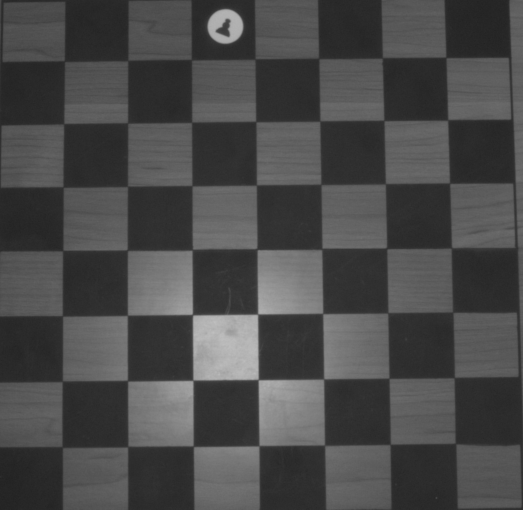
#> input picture training/cropped_grayscale.png, 1046 x 1019 px, found by its file name (shown at 1/2 size)
$ python smth.py
#> lines starting #> are read from the running program, lines starting #| are printed output that depends on the picture; after the words box and inside, x2 and y2 are one past the last pixel; in counts of white or black regions, pixels touching at a corner belong together
import cv2
import numpy as np

def preprocess_image(image_path):
    # Load image
#> called with image_path = 'training/cropped_grayscale.png'
    image = cv2.imread(image_path, cv2.IMREAD_GRAYSCALE)
#> image is the input picture: shape (1019, 1046); min 32, max 192, mean 73.3
    return image

def find_black_gray_squares(gray):
    # Define grayscale ranges for black and gray
    lower_black = 0
    upper_black = 50

    lower_gray = 50
    upper_gray = 500

    # Create mask for black in the grayscale image
    mask_black = cv2.inRange(gray, lower_black, upper_black)
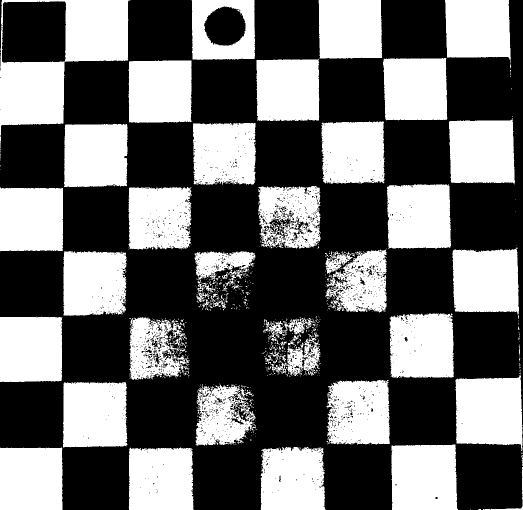
#> mask_black: shape (1019, 1046) (shown at 1/2 size); 42.2% white; 645 white regions (577 under 20 px), largest, box (x1, y1, x2, y2) and area: (0, 0, 261, 296) 32105, (911, 749, 1045, 902) 17278, (783, 889, 916, 1019) 16567

    # Create mask for gray in the grayscale image
    mask_gray = cv2.inRange(gray, lower_gray, upper_gray)
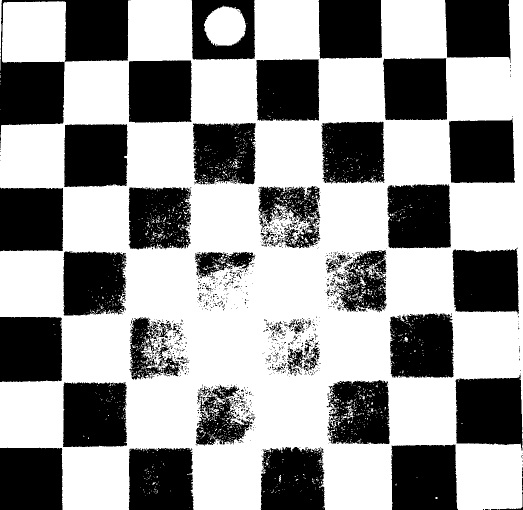
#> mask_gray: shape (1019, 1046) (shown at 1/2 size); 60.1% white; 1022 black regions (938 under 20 px), largest, box (x1, y1, x2, y2) and area: (0, 0, 257, 296) 31929, (911, 749, 1045, 901) 17113, (783, 889, 916, 1019) 16482

    # Combine masks
    combined_mask = cv2.bitwise_or(mask_black, mask_gray)
#> combined_mask: shape (1019, 1046); every value is 255

    # Find contours
    contours, _ = cv2.findContours(combined_mask, cv2.RETR_EXTERNAL, cv2.CHAIN_APPROX_SIMPLE)
#> contours = [[[0, 0], [0, 1018], [1045, 1018], [1045, 0]]]
    return contours

def filter_and_draw_squares(image, contours):
    squares = []
    for contour in contours:
        # Get the bounding box for each contour
        x, y, w, h = cv2.boundingRect(contour)

        # Filter out too small or too large boxes
        if 200 < w < 400 and 200 < h < 400:  # Adjust size range based on your image resolution
            squares.append((x, y, w, h))
            # Draw rectangle around detected square
            cv2.rectangle(image, (x, y), (x + w, y + h), (0, 255, 0), 2)

    # Display the image with detected squares
    cv2.imshow('Detected Squares', image)
    cv2.waitKey(0)
    cv2.destroyAllWindows()

    return squares

if __name__ == "__main__":
    image_path = 'training/cropped_grayscale.png'  # Replace with your image path

    # Preprocess the image
    gray = preprocess_image(image_path)

    # Find black and gray squares
    contours = find_black_gray_squares(gray)
#> contours = [[[0, 0], [0, 1018], [1045, 1018], [1045, 0]]]

    # Filter and draw detected squares
    detected_squares = filter_and_draw_squares(gray, contours)
#> the loop in filter_and_draw_squares, `for contour in contours:` made 1 pass
#> (contour, x, y, w, h) on pass 1: ([[0, 0], [0, 1018], [1045, 1018], [1045, 0]], 0, 0, 1046, 1019)
#> after the loop in filter_and_draw_squares, `for contour in contours:`: squares = []
#> detected_squares = []

    # Output detected squares
    for i, (x, y, w, h) in enumerate(detected_squares):
        print(f"Square {i + 1}: x={x}, y={y}, width={w}, height={h}")
#> this loop made 0 passes
